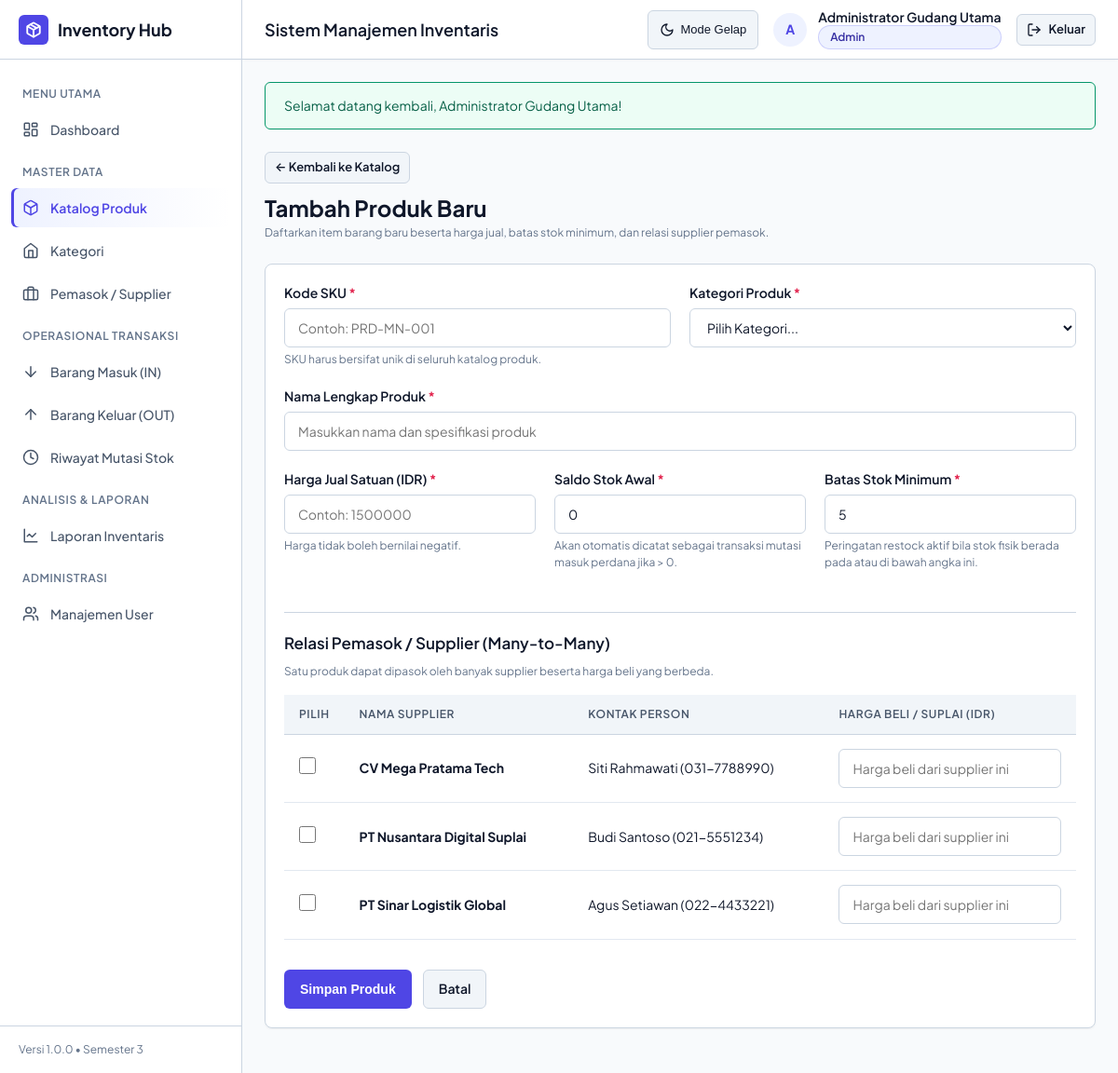
Page /index.php?page=products&action=create (signed in) on the committed database.
### tables this page shows
CREATE TABLE IF NOT EXISTS suppliers (
  id INT PRIMARY KEY AUTO_INCREMENT,
  name VARCHAR(150) NOT NULL,
  contact_person VARCHAR(100) NULL,
  phone VARCHAR(25) NULL,
  email VARCHAR(100) NULL,
  address TEXT NULL,
  created_at DATETIME NOT NULL DEFAULT CURRENT_TIMESTAMP
);

### app/Core/View.php (called while the page is built, shortened)
<?php
class View {
    public static function render($viewPath, array $data = [], $layout = 'main') {
        extract($data);
        $viewFile = __DIR__ . '/../../views/' . $viewPath . '.php';
        require $viewFile;
    }
}

### app/Controllers/ProductController.php (called while the page is built, shortened)
<?php
require_once __DIR__ . '/../Core/View.php';
require_once __DIR__ . '/../Models/Category.php';
require_once __DIR__ . '/../Models/Supplier.php';
require_once __DIR__ . '/../Helpers/Sanitize.php';
class ProductController {
    public function create() {
        $categories = Category::getAll();
        $suppliers  = Supplier::getAll();
        $errors     = [];
        $data       = [
            'category_id'   => '',
            'sku'           => '',
            'name'          => '',
            'price'         => '',
            'stock'         => '0',
            'minimum_stock' => '5',
            'suppliers'     => [],
        ];
        View::render('products/create', [
            'categories' => $categories,
            'suppliers'  => $suppliers,
            'data'       => $data,
            'errors'     => $errors,
        ]);
    }
}

### index.php (called while the page is built, shortened)
<?php
require_once __DIR__ . '/config/app.php';
require_once __DIR__ . '/app/Helpers/Sanitize.php';
Router::dispatch();

### config/app.php (called while the page is built, shortened)
<?php
function baseUrl($path = '') {
    $scriptDir = dirname(isset($_SERVER['SCRIPT_NAME']) ? $_SERVER['SCRIPT_NAME'] : '');
    $base = rtrim(str_replace('\\', '/', $scriptDir), '/');
    return ($base ?: '') . '/' . ltrim($path, '/');
}

### app/Helpers/Sanitize.php (called while the page is built, shortened)
<?php
class Sanitize {
    public static function escape($data) {
        return htmlspecialchars((string) $data, ENT_QUOTES, 'UTF-8');
    }
}
function e($data) {
    return Sanitize::escape($data);
}

### app/Models/Category.php (called while the page is built, shortened)
<?php
class Category {
    public static function getAll() {
        $pdo = Database::getConnection();
        $sql = '
            SELECT c.id, c.name, c.description, c.created_at,
                   COUNT(p.id) AS total_products,
                   COALESCE(SUM(p.stock), 0) AS total_stock
            FROM categories c
            LEFT JOIN products p ON p.category_id = c.id
            GROUP BY c.id, c.name, c.description, c.created_at
            ORDER BY c.name ASC
        ';
        return $pdo->query($sql)->fetchAll();
    }
}

### app/Models/Supplier.php (called while the page is built, shortened)
<?php
class Supplier {
    public static function getAll() {
        $pdo = Database::getConnection();
        $sql = '
            SELECT s.*, COUNT(ps.product_id) AS total_supplied_products
            FROM suppliers s
            LEFT JOIN product_suppliers ps ON ps.supplier_id = s.id
            GROUP BY s.id, s.name, s.contact_person, s.phone, s.email, s.address, s.created_at
            ORDER BY s.name ASC
        ';
        return $pdo->query($sql)->fetchAll();
    }
}

### views/products/create.php (the view, shortened to what this page needs)
<div style="margin-bottom: 1.5rem;">
    <a href="<?= baseUrl('index.php?page=products') ?>" class="btn btn-secondary btn-sm" style="margin-bottom: 0.5rem;">
        &larr; Kembali ke Katalog
    </a>
    <h2 style="font-size: 1.5rem; font-weight: 700;">Tambah Produk Baru</h2>
    <p class="form-hint" style="margin: 0;">Daftarkan item barang baru beserta harga jual, batas stok minimum, dan relasi supplier pemasok.</p>
</div>
<div class="card">
    <div class="card-body">
        <form method="POST" action="<?= baseUrl('index.php?page=products&action=create') ?>">
            <div class="form-row">
                <div class="form-group">
                    <label for="sku" class="form-label">Kode SKU <span class="required">*</span></label>
                    <input type="text" id="sku" name="sku" class="form-input mono" placeholder="Contoh: PRD-MN-001" value="<?= e($data['sku']) ?>" required>
                    <p class="form-hint">SKU harus bersifat unik di seluruh katalog produk.</p>
                </div>
                <div class="form-group">
                    <label for="category_id" class="form-label">Kategori Produk <span class="required">*</span></label>
                    <select id="category_id" name="category_id" class="form-select" required>
                        <option value="">Pilih Kategori...</option>
                    </select>
                </div>
            </div>
            <div class="form-group">
                <label for="name" class="form-label">Nama Lengkap Produk <span class="required">*</span></label>
                <input type="text" id="name" name="name" class="form-input" placeholder="Masukkan nama dan spesifikasi produk" value="<?= e($data['name']) ?>" required>
            </div>
            <div class="form-row">
                <div class="form-group">
                    <label for="price" class="form-label">Harga Jual Satuan (IDR) <span class="required">*</span></label>
                    <input type="number" step="0.01" min="0" id="price" name="price" class="form-input" placeholder="Contoh: 1500000" value="<?= e($data['price']) ?>" required>
                    <p class="form-hint">Harga tidak boleh bernilai negatif.</p>
                </div>
                <div class="form-group">
                    <label for="stock" class="form-label">Saldo Stok Awal <span class="required">*</span></label>
                    <input type="number" min="0" id="stock" name="stock" class="form-input" value="<?= e(isset($data['stock']) ? $data['stock'] : '0') ?>" required>
                    <p class="form-hint">Akan otomatis dicatat sebagai transaksi mutasi masuk perdana jika &gt; 0.</p>
                </div>
                <div class="form-group">
                    <label for="minimum_stock" class="form-label">Batas Stok Minimum <span class="required">*</span></label>
                    <input type="number" min="0" id="minimum_stock" name="minimum_stock" class="form-input" value="<?= e(isset($data['minimum_stock']) ? $data['minimum_stock'] : '5') ?>" required>
                    <p class="form-hint">Peringatan restock aktif bila stok fisik berada pada atau di bawah angka ini.</p>
                </div>
            </div>
            <div style="margin-top: 1.5rem; border-top: 1px solid var(--border-color); padding-top: 1.25rem;">
                <h3 style="font-size: 1.0625rem; font-weight: 600; margin-bottom: 0.5rem;">Relasi Pemasok / Supplier (Many-to-Many)</h3>
                <p class="form-hint" style="margin-bottom: 1rem;">Satu produk dapat dipasok oleh banyak supplier beserta harga beli yang berbeda.</p>
                <div class="table-responsive">
                    <table class="data-table">
                        <thead>
                            <tr>
                                <th style="width: 60px;">Pilih</th>
                                <th>Nama Supplier</th>
                                <th>Kontak Person</th>
                                <th>Harga Beli / Suplai (IDR)</th>
                            </tr>
                        </thead>
                        <tbody>
                            <?php if (empty($suppliers)): ?>
                                <tr>
                                    <td colspan="4" style="color: var(--text-subtle); text-align: center; padding: 1.5rem;">
                                        Belum ada supplier terdaftar. Tambahkan data supplier terlebih dahulu pada menu Supplier.
                                    </td>
                                </tr>
                            <?php else: ?>
                                <?php foreach ($suppliers as $s): ?>
                                    <?php
                                        $suppData = isset($data['suppliers'][$s['id']]) ? $data['suppliers'][$s['id']] : array();
                                        $isChecked = !empty($suppData['selected']);
                                        $suppPrice = isset($suppData['price']) ? $suppData['price'] : '';
                                    ?>
                                    <tr>
                                        <td>
                                            <input type="checkbox" name="suppliers[<?= $s['id'] ?>][selected]" value="1" <?= $isChecked ? 'checked' : '' ?> style="width: 18px; height: 18px;">
                                        </td>
                                        <td><strong><?= e($s['name']) ?></strong></td>
                                        <td><?= e($s['contact_person'] ?: '-') ?> (<?= e($s['phone'] ?: '-') ?>)</td>
                                        <td>
                                            <input type="number" step="0.01" min="0" name="suppliers[<?= $s['id'] ?>][price]" class="form-input" placeholder="Harga beli dari supplier ini" value="<?= e($suppPrice) ?>" style="max-width: 240px;">
                                        </td>
                                    </tr>
                                <?php endforeach; ?>
                            <?php endif; ?>
                        </tbody>
                    </table>
                </div>
            </div>
            <div style="margin-top: 2rem; display: flex; gap: 0.75rem;">
                <button type="submit" class="btn btn-primary">
                    <span>Simpan Produk</span>
                </button>
                <a href="<?= baseUrl('index.php?page=products') ?>" class="btn btn-secondary">
                    <span>Batal</span>
                </a>
            </div>
        </form>
    </div>
</div>

### assets/css/style.css (style rules this page uses)
:root { --bg-app: #f8fafc; --bg-surface: #ffffff; --bg-card: #ffffff; --bg-subtle: #f1f5f9; --bg-hover: #e2e8f0; --text-main: #0f172a; --text-muted: #475569; --text-subtle: #64748b; --text-inverse: #ffffff; --border-color: #cbd5e1; --border-subtle: #e2e8f0; --primary: #4f46e5; --primary-hover: #4338ca; --primary-subtle: #eef2ff; --primary-text: #3730a3; --success: #059669; --success-subtle: #ecfdf5; --success-text: #065f46; --warning: #d97706; --warning-subtle: #fffbeb; --warning-text: #92400e; --danger: #e11d48; --danger-hover: #be123c; --danger-subtle: #fff1f2; --danger-text: #9f1239; --shadow-sm: 0 1px 2px 0 rgba(0, 0, 0, 0.05); --shadow-md: 0 4px 6px -1px rgba(0, 0, 0, 0.08), 0 2px 4px -2px rgba(0, 0, 0, 0.06); --shadow-lg: 0 10px 15px -3px rgba(0, 0, 0, 0.1), 0 4px 6px -4px rgba(0, 0, 0, 0.1); --radius-sm: 6px; --radius-md: 8px; --radius-lg: 12px; --font-sans: 'Plus Jakarta Sans', system-ui, -apple-system, BlinkMacSystemFont, 'Segoe UI', Roboto, sans-serif; --font-mono: ui-monospace, SFMono-Regular, Menlo, Monaco, Consolas, monospace; --sidebar-width: 260px; --header-height: 64px; }
*, *::before, *::after { box-sizing: border-box; margin: 0; padding: 0; }
html { font-size: 16px; -webkit-text-size-adjust: 100%; }
* { scrollbar-width: thin; scrollbar-color: var(--border-color) transparent; }
body { font-family: var(--font-sans); background-color: var(--bg-app); color: var(--text-main); line-height: 1.5; min-height: 100vh; transition: background-color 0.2s ease, color 0.2s ease; }
a { color: var(--primary); text-decoration: none; }
.card { background-color: var(--bg-card); border: 1px solid var(--border-color); border-radius: var(--radius-md); box-shadow: var(--shadow-sm); margin-bottom: 1.5rem; overflow: hidden; transition: transform 0.25s cubic-bezier(0.4, 0, 0.2, 1), box-shadow 0.25s cubic-bezier(0.4, 0, 0.2, 1), border-color 0.25s ease; will-change: transform; }
.card-body { padding: 1.25rem; }
.table-responsive { width: 100%; overflow-x: auto; -webkit-overflow-scrolling: touch; }
.data-table { width: 100%; border-collapse: collapse; text-align: left; font-size: 0.875rem; }
.data-table th { background-color: var(--bg-subtle); color: var(--text-muted); font-weight: 600; font-size: 0.75rem; text-transform: uppercase; letter-spacing: 0.05em; padding: 0.75rem 1rem; border-bottom: 1px solid var(--border-color); white-space: nowrap; }
.data-table td { padding: 0.95rem 1rem; border-bottom: 1px solid var(--border-subtle); color: var(--text-main); vertical-align: middle; transition: background-color 0.15s ease; }
.data-table tbody tr { transition: background-color 0.15s ease, transform 0.15s ease; }
.btn { display: inline-flex; align-items: center; justify-content: center; gap: 0.5rem; padding: 0.5rem 1rem; font-size: 0.875rem; font-weight: 600; border-radius: var(--radius-sm); border: 1px solid transparent; cursor: pointer; min-height: 42px; transition: all 0.2s cubic-bezier(0.4, 0, 0.2, 1); text-decoration: none; white-space: nowrap; }
.btn-primary { background-color: var(--primary); color: #ffffff; }
.btn-secondary { background-color: var(--bg-subtle); border-color: var(--border-color); color: var(--text-main); }
.btn-sm { padding: 0.3125rem 0.625rem; font-size: 0.8125rem; min-height: 34px; }
.form-group { margin-bottom: 1.25rem; }
.form-label { display: block; font-size: 0.875rem; font-weight: 600; color: var(--text-main); margin-bottom: 0.375rem; }
.form-label .required { color: var(--danger); }
.form-input, .form-select, .form-textarea { width: 100%; padding: 0.625rem 0.875rem; font-size: 0.875rem; font-family: inherit; color: var(--text-main); background-color: var(--bg-surface); border: 1px solid var(--border-color); border-radius: var(--radius-sm); transition: all 0.2s cubic-bezier(0.4, 0, 0.2, 1); min-height: 42px; }
.form-hint { font-size: 0.75rem; color: var(--text-subtle); margin-top: 0.25rem; }
.form-row { display: grid; grid-template-columns: repeat(auto-fit, minmax(240px, 1fr)); gap: 1.25rem; }

### rows in the picture
suppliers: name "CV Mega Pratama Tech", contact_person "Siti Rahmawati", phone "031-7788990"
suppliers: name "PT Nusantara Digital Suplai", contact_person "Budi Santoso", phone "021-5551234"
suppliers: name "PT Sinar Logistik Global", contact_person "Agus Setiawan", phone "022-4433221"

### other values in the picture
APP_NAME "Inventory Hub"
APP_VERSION "1.0.0"
$nameDisplay "Administrator Gudang Utama"
$roleDisplay "Admin"
$flashSuccess "Selamat datang kembali, Administrator Gudang Utama!"
